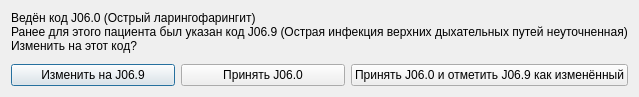
<ui version="4.0" >
 <class>DiagnosisConfirmationDialog</class>
 <widget class="QDialog" name="DiagnosisConfirmationDialog" >
  <property name="geometry" >
   <rect>
    <x>0</x>
    <y>0</y>
    <width>593</width>
    <height>97</height>
   </rect>
  </property>
  <property name="windowTitle" >
   <string>Внимание</string>
  </property>
  <layout class="QGridLayout" name="gridLayout" >
   <item row="0" column="0" colspan="3" >
    <widget class="QLabel" name="lblMessage" >
     <property name="text" >
      <string>Ведён код J06.0 (Острый ларингофарингит)
Ранее для этого пациента был указан код J06.9 (Острая инфекция верхних дыхательных путей неуточненная)
Изменить на этот код?</string>
     </property>
     <property name="alignment" >
      <set>Qt::AlignLeading|Qt::AlignLeft|Qt::AlignTop</set>
     </property>
     <property name="textInteractionFlags" >
      <set>Qt::LinksAccessibleByMouse|Qt::TextSelectableByMouse</set>
     </property>
    </widget>
   </item>
   <item row="1" column="0" >
    <widget class="QPushButton" name="btnAcceptOld" >
     <property name="text" >
      <string>Изменить на J06.9</string>
     </property>
     <property name="default" >
      <bool>true</bool>
     </property>
    </widget>
   </item>
   <item row="1" column="1" >
    <widget class="QPushButton" name="btnAcceptNew" >
     <property name="text" >
      <string>Принять J06.0</string>
     </property>
    </widget>
   </item>
   <item row="1" column="2" >
    <widget class="QPushButton" name="btnAcceptNewAndModifyOld" >
     <property name="text" >
      <string>Принять J06.0 и отметить J06.9 как изменённый</string>
     </property>
    </widget>
   </item>
  </layout>
 </widget>
 <resources/>
 <connections/>
</ui>
